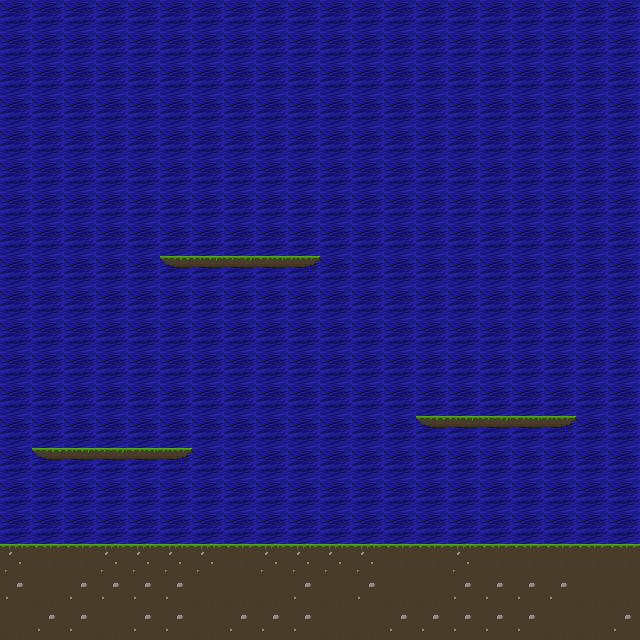

Below is a game level as drawn by its tile map, then a one-line description and the .tmx file that defines it, in full:
An orthogonal 20x20 tile map with 32x32 px tiles, 2 tile layers (background, gameMap), 3 tilesets.

<map version="1.0" orientation="orthogonal" renderorder="right-down" width="20" height="20" tilewidth="32" tileheight="32" backgroundcolor="#ffffff" nextobjectid="1">
 <tileset firstgid="1" name="platform tiles" tilewidth="32" tileheight="32" tilecount="5" columns="5">
  <image source="Spritesheets/platform tiles.png" trans="ff00ff" width="160" height="32" />
 </tileset>
 <tileset firstgid="6" name="asdasd" tilewidth="32" tileheight="32" tilecount="4" columns="2">
  <image source="Spritesheets/ground tiles.png" trans="ff00ff" width="64" height="64" />
 </tileset>
 <tileset firstgid="10" name="dads" tilewidth="32" tileheight="32" tilecount="4" columns="2">
  <image source="Spritesheets/New Piskel.png" trans="ff00ff" width="64" height="64" />
 </tileset>
 <layer name="background" width="20" height="20">
  <data encoding="csv">
12,12,12,12,12,12,12,12,12,12,12,12,12,12,12,12,12,12,12,12,
12,12,12,12,12,12,12,12,12,12,12,12,12,12,12,12,12,12,12,12,
12,12,12,12,12,12,12,12,12,12,12,12,12,12,12,12,12,12,12,12,
12,12,12,12,12,12,12,12,12,12,12,12,12,12,12,12,12,12,12,12,
12,12,12,12,12,12,12,12,12,12,12,12,12,12,12,12,12,12,12,12,
12,12,12,12,12,12,12,12,12,12,12,12,12,12,12,12,12,12,12,12,
12,12,12,12,12,12,12,12,12,12,12,12,12,12,12,12,12,12,12,12,
12,12,12,12,12,12,12,12,12,12,12,12,12,12,12,12,12,12,12,12,
12,12,12,12,12,12,12,12,12,12,12,12,12,12,12,12,12,12,12,12,
12,12,12,12,12,12,12,12,12,12,12,12,12,12,12,12,12,12,12,12,
12,12,12,12,12,12,12,12,12,12,12,12,12,12,12,12,12,12,12,12,
12,12,12,12,12,12,12,12,12,12,12,12,12,12,12,12,12,12,12,12,
12,12,12,12,12,12,12,12,12,12,12,12,12,12,12,12,12,12,12,12,
12,12,12,12,12,12,12,12,12,12,12,12,12,12,12,12,12,12,12,12,
12,12,12,12,12,12,12,12,12,12,12,12,12,12,12,12,12,12,12,12,
12,12,12,12,12,12,12,12,12,12,12,12,12,12,12,12,12,12,12,12,
12,12,12,12,12,12,12,12,12,12,12,12,12,12,12,12,12,12,12,12,
12,12,12,12,12,12,12,12,12,12,12,12,12,12,12,12,12,12,12,12,
12,12,12,12,12,12,12,12,12,12,12,12,12,12,12,12,12,12,12,12,
12,12,12,12,12,12,12,12,12,12,12,12,12,12,12,12,12,12,12,12
</data>
 </layer>
 <layer name="gameMap" width="20" height="20">
  <data encoding="csv">
0,0,0,0,0,0,0,0,0,0,0,0,0,0,0,0,0,0,0,0,
0,0,0,0,0,0,0,0,0,0,0,0,0,0,0,0,0,0,0,0,
0,0,0,0,0,0,0,0,0,0,0,0,0,0,0,0,0,0,0,0,
0,0,0,0,0,0,0,0,0,0,0,0,0,0,0,0,0,0,0,0,
0,0,0,0,0,0,0,0,0,0,0,0,0,0,0,0,0,0,0,0,
0,0,0,0,0,0,0,0,0,0,0,0,0,0,0,0,0,0,0,0,
0,0,0,0,0,0,0,0,0,0,0,0,0,0,0,0,0,0,0,0,
0,0,0,0,0,0,0,0,0,0,0,0,0,0,0,0,0,0,0,0,
0,0,0,0,0,1,2,3,4,5,0,0,0,0,0,0,0,0,0,0,
0,0,0,0,0,0,0,0,0,0,0,0,0,0,0,0,0,0,0,0,
0,0,0,0,0,0,0,0,0,0,0,0,0,0,0,0,0,0,0,0,
0,0,0,0,0,0,0,0,0,0,0,0,0,0,0,0,0,0,0,0,
0,0,0,0,0,0,0,0,0,0,0,0,0,0,0,0,0,0,0,0,
0,0,0,0,0,0,0,0,0,0,0,0,0,1,2,3,4,5,0,0,
0,1,2,3,4,5,0,0,0,0,0,0,0,0,0,0,0,0,0,0,
0,0,0,0,0,0,0,0,0,0,0,0,0,0,0,0,0,0,0,0,
0,0,0,0,0,0,0,0,0,0,0,0,0,0,0,0,0,0,0,0,
6,7,7,6,6,6,6,7,6,6,6,6,7,7,6,7,7,7,7,7,
8,9,8,8,8,8,9,9,9,8,9,8,9,9,8,8,8,8,9,9,
9,8,8,9,8,8,9,8,8,8,9,9,8,8,8,8,8,9,9,8
</data>
 </layer>
</map>
